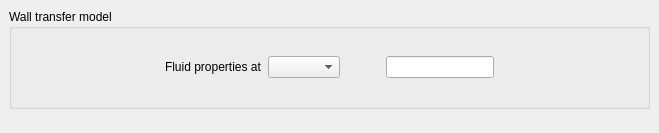
<?xml version="1.0" encoding="UTF-8"?>
<ui version="4.0">
 <class>DropletCondensationEvaporation</class>
 <widget class="QWidget" name="DropletCondensationEvaporation">
  <property name="geometry">
   <rect>
    <x>0</x>
    <y>0</y>
    <width>659</width>
    <height>133</height>
   </rect>
  </property>
  <property name="windowTitle">
   <string>Form</string>
  </property>
  <layout class="QGridLayout">
   <property name="margin">
    <number>9</number>
   </property>
   <property name="spacing">
    <number>6</number>
   </property>
   <item row="0" column="0">
    <widget class="QGroupBox" name="groupBoxModelChoice">
     <property name="title">
      <string>Wall transfer model</string>
     </property>
     <layout class="QGridLayout">
      <property name="margin">
       <number>9</number>
      </property>
      <property name="spacing">
       <number>6</number>
      </property>
      <item row="0" column="1">
       <layout class="QVBoxLayout">
        <property name="spacing">
         <number>6</number>
        </property>
        <property name="margin">
         <number>0</number>
        </property>
        <item>
         <layout class="QHBoxLayout">
          <property name="spacing">
           <number>6</number>
          </property>
          <property name="margin">
           <number>0</number>
          </property>
          <item>
           <widget class="QLabel" name="label_2">
            <property name="text">
             <string>Fluid properties at</string>
            </property>
           </widget>
          </item>
          <item>
           <widget class="QComboBox" name="comboBoxYPlus"/>
          </item>
          <item>
           <spacer>
            <property name="orientation">
             <enum>Qt::Horizontal</enum>
            </property>
            <property name="sizeHint" stdset="0">
             <size>
              <width>40</width>
              <height>20</height>
             </size>
            </property>
           </spacer>
          </item>
          <item>
           <widget class="QLineEdit" name="lineEditYPlus"/>
          </item>
         </layout>
        </item>
       </layout>
      </item>
      <item row="0" column="2">
       <spacer>
        <property name="orientation">
         <enum>Qt::Horizontal</enum>
        </property>
        <property name="sizeHint" stdset="0">
         <size>
          <width>20</width>
          <height>59</height>
         </size>
        </property>
       </spacer>
      </item>
      <item row="0" column="0">
       <spacer>
        <property name="orientation">
         <enum>Qt::Horizontal</enum>
        </property>
        <property name="sizeHint" stdset="0">
         <size>
          <width>16</width>
          <height>59</height>
         </size>
        </property>
       </spacer>
      </item>
     </layout>
    </widget>
   </item>
   <item row="1" column="0">
    <spacer>
     <property name="orientation">
      <enum>Qt::Vertical</enum>
     </property>
     <property name="sizeHint" stdset="0">
      <size>
       <width>641</width>
       <height>16</height>
      </size>
     </property>
    </spacer>
   </item>
  </layout>
 </widget>
 <resources/>
 <connections/>
</ui>
